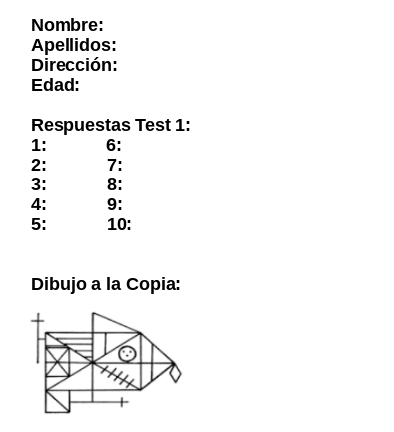
#> input picture SolucionPEC2/Ejercicio2/assets/formulario.png, 394 x 432 px, found by its file name
$ python apartadosAyB.py
#> lines starting #> are read from the running program, lines starting #| are printed output that depends on the picture
# -*- coding: utf-8 -*-
"""
File: apartadosAyB.py
Author: Isabel Manzaneque
Date: 14/12/2023
Description: Descriptores de puntos característicos.

"""

import numpy as np
import cv2


formulario = cv2.imread(".\\assets\\formulario.png", 0)
#> formulario is the input picture: shape (432, 394); min 0, max 255, mean 246.3
rellenoOriginal = cv2.imread(".\\assets\\formularioRelleno-original.png", 0)
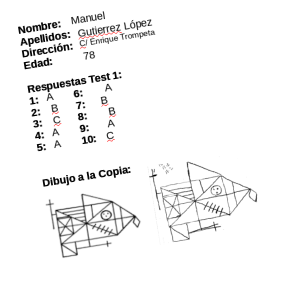
#> input picture SolucionPEC2/Ejercicio2/assets/formularioRelleno-original.png, 307 x 302 px, found by its file name
#> rellenoOriginal: shape (302, 307); min 0, max 255, mean 245.5
rellenoRotado = cv2.imread(".\\assets\\formularioRelleno-rotado.png", 0)
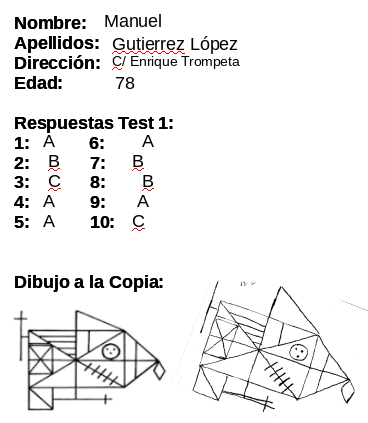
#> input picture SolucionPEC2/Ejercicio2/assets/formularioRelleno-rotado.png, 368 x 423 px, found by its file name
#> rellenoRotado: shape (423, 368); min 0, max 255, mean 239.2


def orbMatcher(img1, img2):
    """
    Utiliza las caracterticas ORB para encontrar los puntos
    caracterticos y las relaciones entre dos imágenes

    """

    orb = cv2.ORB_create()

    # find the keypoints and descriptors
    kp1, des1 = orb.detectAndCompute(img1,None)
    kp2, des2 = orb.detectAndCompute(img2,None)

    # create BFMatcher object
    bf = cv2.BFMatcher(cv2.NORM_HAMMING, crossCheck=True)

    # Match descriptors.
    matches = bf.match(des1,des2)

    # Sort them in the order of their distance.
    matches = sorted(matches, key = lambda x:x.distance)

    # Draw first 20 matches.
    matchedImg = cv2.drawMatches(img1,kp1,img2,kp2,matches[:20],None, flags=2)


    return matchedImg, matches, kp1, kp2


def siftMatcher(img1, img2):
    """
    Utiliza las caracterticas SIFT para encontrar los puntos
    caracterticos y las relaciones entre dos imágenes

    """

    sift = cv2.SIFT_create()

    # find the keypoints and descriptors
    kp1, des1 = sift.detectAndCompute(img1,None)
    kp2, des2 = sift.detectAndCompute(img2,None)

    # BFMatcher with default params
    bf = cv2.BFMatcher()
    matches = bf.knnMatch(des1,des2, k=2)

    # Apply ratio test
    good = []
    for m,n in matches:
        if m.distance < 0.75*n.distance:
            good.append([m])

    processedGood = [item[0] for item in good]

    # draws first 20 matches
    matchedImg = cv2.drawMatchesKnn(img1,kp1,img2,kp2,good[:50],None,flags=2)

    return matchedImg, processedGood, kp1, kp2


def affineTransform(img1, img2, matches, kp1, kp2):
    """
    Utiliza los puntos caracterticos de dos imágenes para encontrar
    y aplicar la transformación afin que lleva de una imagen a otra

    """

    img1KP = []
    img2KP = []

    for match in matches[105:108]:
        # tomar los key points de img1 y img2
        img1KP.append(kp1[match.queryIdx].pt)
        img2KP.append(kp2[match.trainIdx].pt)

    img1KPnp = np.array([img1KP], dtype=np.float32)
    img2KPnp = np.array([img2KP], dtype=np.float32)

    # mapea los puntos de img2 a los de img1
    T = cv2.getAffineTransform(img2KPnp, img1KPnp)

    # aplicar transformacion a imagen 2
    return cv2.warpAffine(img2, T, (img1.shape[1], img1.shape[0]))


#orbMatchedImg, orbMatches, orbKp1, orbKp2 = orbMatcher(formulario,rellenoRotado)
#orbRotatedImg = affineTransform(formulario,rellenoRotado, orbMatches, orbKp1, orbKp2)

siftMatchedImg, siftMatches, siftKp1, siftKp2 = siftMatcher(formulario,rellenoOriginal)
#> in siftMatcher, `kp1, des1 = sift.detectAndCompute(img1,None)`: kp1 = 564 keypoints; strongest (x, y, size): (77, 89, 1.9), (77, 82, 1.9), (129, 221, 1.8), (178, 288, 1.8)
#> in siftMatcher, `kp2, des2 = sift.detectAndCompute(img2,None)`: kp2 = 320 keypoints; strongest (x, y, size): (115, 73, 2), (32, 98, 2), (25, 53, 2.1), (108, 74, 1.9)
#> in siftMatcher, `matches = bf.knnMatch(des1,des2, k=2)`: matches = 564 matches
#> after the loop in siftMatcher, `for m,n in matches:`: good = 123 matches
#> in siftMatcher, `matchedImg = cv2.drawMatchesKnn(img1,kp1,img2,kp2,good[:50],None,flags..`:
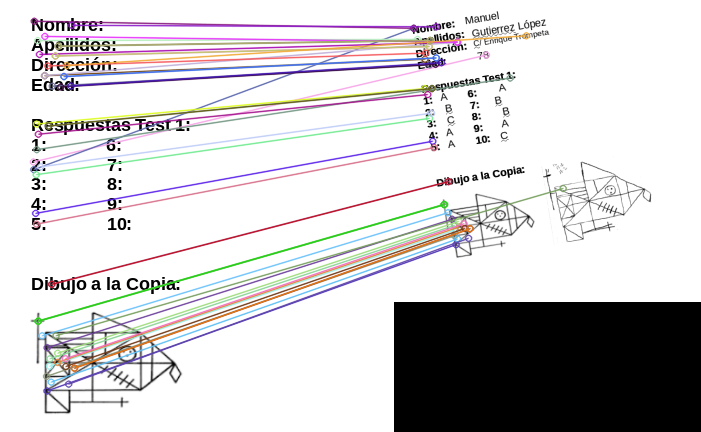
#> matchedImg: shape (432, 701, 3); mean of channels 0, 1, 2 206.1, 205.1, 206.8; drawn as B, G, R
#> siftMatches = 123 matches; siftKp1 has the same summary as kp1 in siftMatcher; siftKp2 has the same summary as kp2 in siftMatcher
siftRotatedImg = affineTransform(formulario,rellenoOriginal, siftMatches, siftKp1, siftKp2)
#> the loop in affineTransform, `for match in matches[105:108]:` made 3 passes
#> after the loop in affineTransform, `for match in matches[105:108]:`: img1KP = [(137, 359.4), (140.2, 120.4), (146.1, 378.6)]; img2KP = [(112.4, 217.2), (91.33, 76.59), (119.5, 227.5)]
#> in affineTransform, `img1KPnp = np.array([img1KP], dtype=np.float32)`: img1KPnp = [[137, 359.4], [140.2, 120.4], [146.1, 378.6]]
#> in affineTransform, `img2KPnp = np.array([img2KP], dtype=np.float32)`: img2KPnp = [[112.4, 217.2], [91.33, 76.59], [119.5, 227.5]]
#> in affineTransform, `T = cv2.getAffineTransform(img2KPnp, img1KPnp)`: T = [[1.66, -0.271, 9.61], [0.291, 1.66, -32.98]]
#> in affineTransform, `return cv2.warpAffine(img2, T, (img1.shape[1], img1.shape[0]))`:
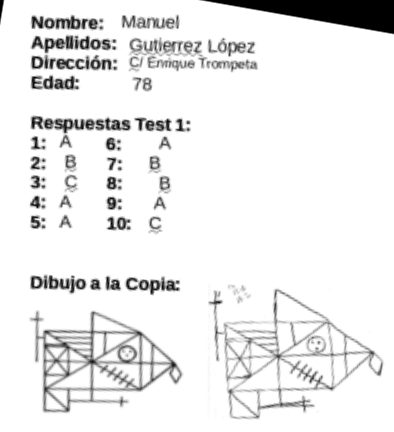
#> returned value: shape (432, 394); min 0, max 255, mean 235.4


cv2.imshow("Matched", siftMatchedImg)
cv2.imshow("Original", formulario)
cv2.imshow("Afin", siftRotatedImg)
cv2.waitKey(0)
cv2.destroyAllWindows()
